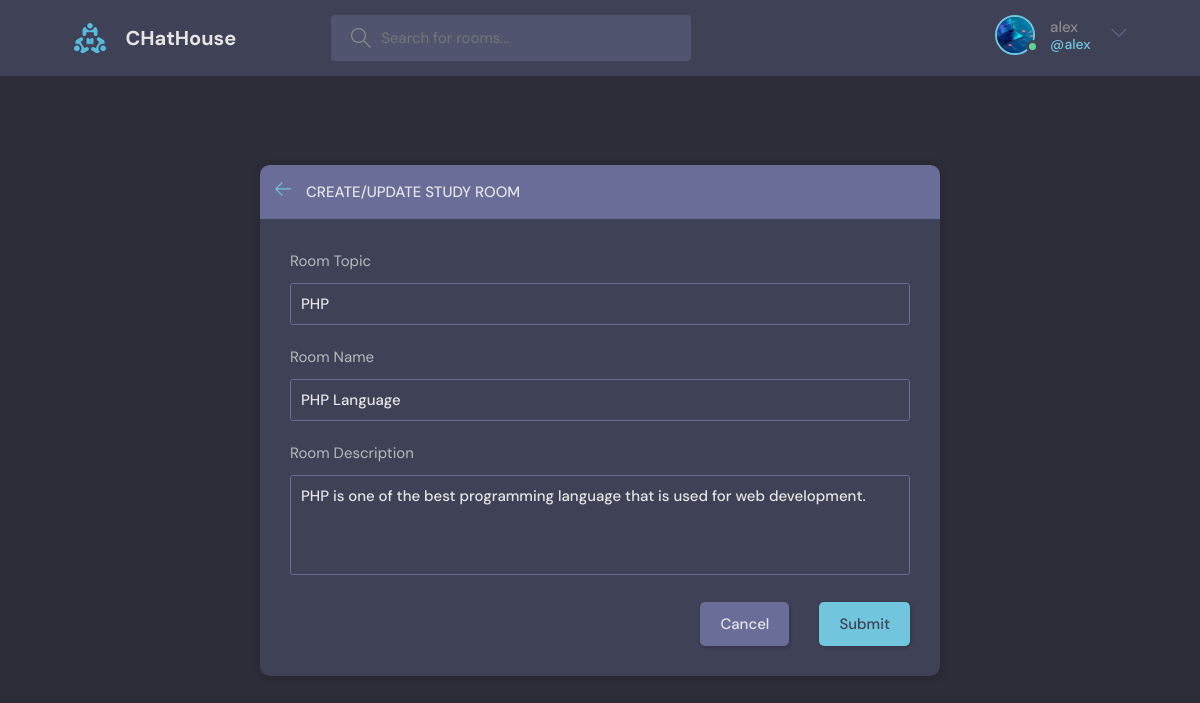
Screenshot of /update-room/2/ (signed in) with the database file from the repository.
### base/models.py (models this page shows, shortened)
class User(AbstractUser):
    name = models.CharField(max_length=200, null=True)
    email = models.EmailField(unique=True)
    bio = models.TextField(null=True)
    avatar = models.ImageField(null=True, default='avatar.svg')
    USERNAME_FIELD = 'email'
    REQUIRED_FIELDS = []

class Room(models.Model):
    host = models.ForeignKey(User, on_delete=models.SET_NULL, null=True)
    topic= models.ForeignKey(Topic, on_delete=models.SET_NULL, null=True)
    name = models.CharField(max_length=200)
    description = models.TextField(null=True, blank=True)
    participants = models.ManyToManyField(User, related_name='participants', blank=True)
    updated = models.DateTimeField(auto_now=True)
    created = models.DateTimeField(auto_now_add=True)
    class Meta:
        ordering = ['-updated','-created']

class Topic(models.Model):
    name = models.CharField(max_length=200)

### base/views.py (the view, shortened to what this page needs)
# urls.py: path('update-room/<str:pk>/', views.updateRoom, name='update_room'),
@login_required(login_url='login')
def updateRoom(request, pk):
    room = Room.objects.get(id=int(pk))
    form = RoomForm(instance=room)
    topics = Topic.objects.all()
    if room.host != request.user:
        return HttpResponse('You are not allowed !')
    context={'form':form,'topics':topics, 'room':room}
    return render(request,'base/room_form.html', context)

### base/forms.py
class RoomForm(ModelForm):
    class Meta:
        model = Room
        fields = '__all__'
        exclude = ['host','participants']

### templates/base/room_form.html (shortened to what this page needs)
{% extends 'main.html' %}
{% block content %}
  <main class="create-room layout">
    <div class="container">
      <div class="layout__box">
        <div class="layout__boxHeader">
          <div class="layout__boxTitle">
            <a href="{{request.META.HTTP_REFERER}}">
              <svg version="1.1" xmlns="http://www.w3.org/2000/svg" width="32" height="32" viewBox="0 0 32 32">
                <title>arrow-left</title>
                <path
                  d="M13.723 2.286l-13.723 13.714 13.719 13.714 1.616-1.611-10.96-10.96h27.625v-2.286h-27.625l10.965-10.965-1.616-1.607z">
                </path>
              </svg>
            </a>
            <h3>Create/Update Study Room</h3>
          </div>
        </div>
        <div class="layout__body">
          <form class="form" action="" method="post">
            <div class="form__group">
              <label for="room_topic">Room Topic</label>
              <input type="text" name="topic" value="{{room.topic.name}}" list="topic-list" required />
            </div>
            <div class="form__group">
              <label for="room_name">Room Name</label>
              {{form.name}}
            </div>
            <div class="form__group">
              <label for="room_description">Room Description</label>
              {{form.description}}
            </div>
            <div class="form__action">
              <a class="btn btn--dark" href="{% url 'home' %}">Cancel</a>
              <button class="btn btn--main" type="submit">Submit</button>
            </div>
          </form>
        </div>
      </div>
    </div>
  </main>
  {% endblock content %}

### templates/navbar.html (shortened to what this page needs)
{% load static %}
<header class="header header--loggedIn">
  <div class="container">
    <a href="{% url 'home' %}" class="header__logo">
      <img src=" {% static 'images/logo.svg' %}" />
      <h1>CHatHouse</h1>
    </a>
    <form class="header__search" method="get" action="{% url 'home' %}">
      <label>
        <input placeholder="Search for rooms..." name="q" />
      </label>
    </form>
    <nav class="header__menu">
      {% if request.user.is_authenticated %}
      <div class="header__user">
        <a href="{% url 'update_user' %}">
          <div class="avatar avatar--medium active">
            <img src="{{request.user.avatar.url}}" />
          </div>
          <p>
            {{request.user.username}} <span>@{{request.user.username}}</span>
          </p>
        </a>
        <button class="dropdown-button">
          <svg
            version="1.1"
            xmlns="http://www.w3.org/2000/svg"
            width="32"
            height="32"
            viewBox="0 0 32 32"
          >
            <title>chevron-down</title>
            <path d="M16 21l-13-13h-3l16 16 16-16h-3l-13 13z"></path>
          </svg>
        </button>
      </div>
      {% else %}
      <a href="{% url 'login' %}">
        <img src="{% static 'images/avatar.svg' %}" />
        <p>Login</p>
      </a>
      {% endif %}
    </nav>
  </div>
</header>

### rows the page displays
User: user.avatar (picture), user.username "alex"
Room: topic "PHP", name "PHP Language", description "PHP is one of the best programming language that is used for web development."
